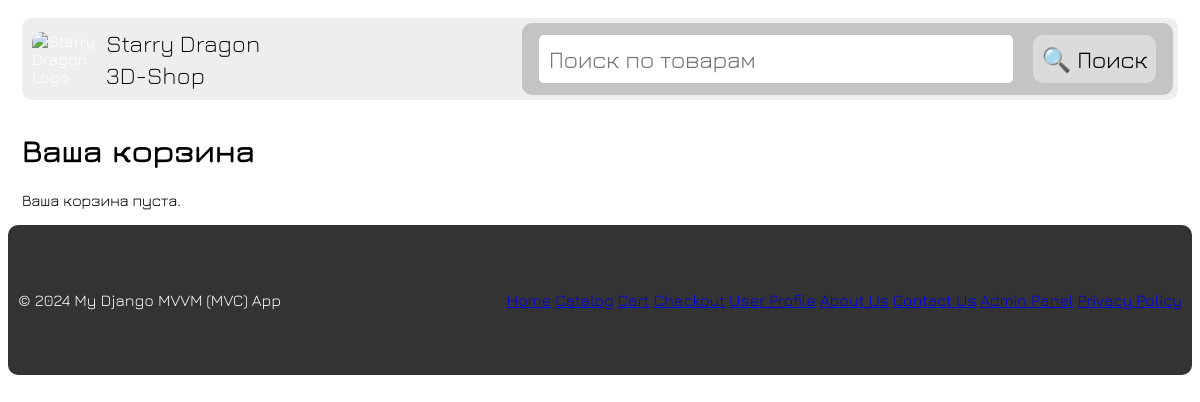
The app's page /card/, older data.
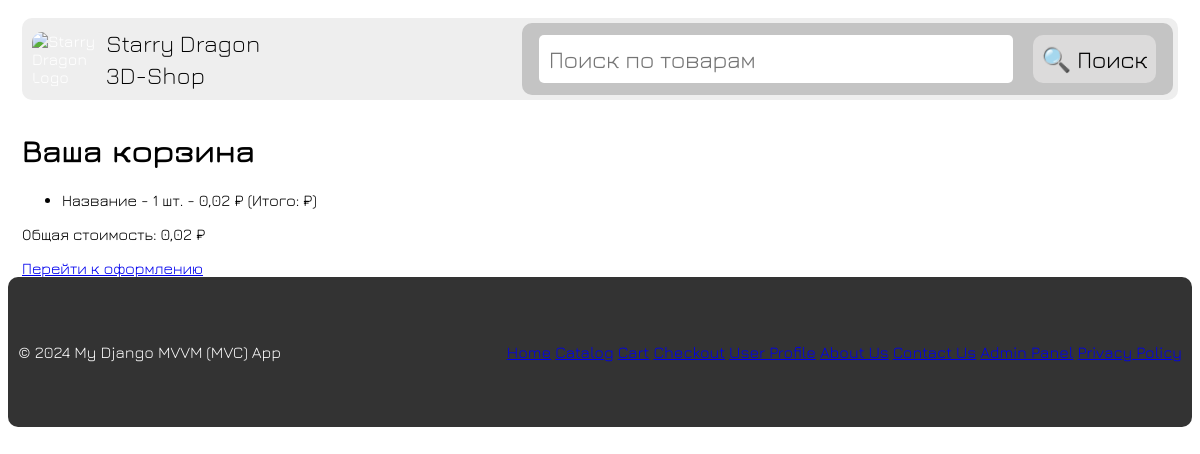
The same page, newer data.
### Shop3DModels/models.py (models this page shows, shortened)
class CartItem(models.Model):
    cart = models.ForeignKey(Cart, on_delete=models.CASCADE, verbose_name="Корзина", related_name="items")
    product = models.ForeignKey(Product, on_delete=models.CASCADE, verbose_name="Продукт")
    quantity = models.PositiveIntegerField(verbose_name="Количество", default=1)
    class Meta:
        verbose_name = "Элемент корзины"
        verbose_name_plural = "Элементы корзины"

class Product(models.Model):
    name = models.CharField(max_length=100, verbose_name="Название", blank=True)
    category = models.ForeignKey(Category, on_delete=models.CASCADE, verbose_name="Категория")
    tags = models.ManyToManyField(Tag, verbose_name="Теги", blank=True, related_name="products")
    price = models.DecimalField(verbose_name="Цена", max_digits=10, decimal_places=2)
    description = models.TextField(verbose_name="Описание", blank=True)
    dimensions = models.CharField(max_length=255, verbose_name="Размеры", blank=True)
    compatibility = models.CharField(max_length=255, verbose_name="Совместимость с принтерами", blank=True)
    materials = models.CharField(max_length=255, verbose_name="Материалы", blank=True)
    image = models.ImageField(upload_to="products/images", verbose_name="Изображение", blank=True, null=True)
    model_files = models.FileField(upload_to="products/models", verbose_name="Файлы модели (STL/OBJ и др.)", blank=True, null=True)
    rating = models.FloatField(verbose_name="Рейтинг", default=0)
    created_at = models.DateTimeField(auto_now_add=True, verbose_name="Дата добавления")
    updated_at = models.DateTimeField(auto_now=True, verbose_name="Дата обновления")
    is_active = models.BooleanField(default=True, verbose_name="Активен")
    class Meta:
        verbose_name = "Продукт"
        verbose_name_plural = "Продукты"

### Shop3DModels/views.py (the view)
# urls.py: path('card/', CartView.as_view(), name='card'),                                            # Корзина
class CartView(TemplateView):
    template_name = 'user_cart.html'
    def get(self, request, *args, **kwargs):
        self.cart = self.get_cart(request)
        self.items = self.cart.items.all()
        self.total_price = sum(item.product.price * item.quantity for item in self.items)
        return super().get(request, *args, **kwargs)
    def get_context_data(self, **kwargs):
        context = super().get_context_data(**kwargs)
        context['items'] = self.items
        context['total_price'] = self.total_price
        return context
    def get_cart(self, request):
        if request.user.is_authenticated:
            cart, _ = Cart.objects.get_or_create(user=request.user)
        else:
            session_key = request.session.session_key
            if not session_key:
                request.session.create()
            cart, _ = Cart.objects.get_or_create(session_key=request.session.session_key)
        return cart

### Shop3DModels/templates/user_cart.html (shortened to what this page needs)
{% extends 'base.html' %}
{% block content %}
<h1>Ваша корзина</h1>
{% if items %}
    <ul>
        {% for item in items %}
            <li>
                {{ item.product.name }} - {{ item.quantity }} шт. - {{ item.product.price }} ₽
                (Итого: {{ item.quantity|floatformat:2|add:item.product.price }} ₽)
            </li>
        {% endfor %}
    </ul>
    <p>Общая стоимость: {{ total_price }} ₽</p>
    <a href="{% url 'checkout' %}">Перейти к оформлению</a>
{% else %}
    <p>Ваша корзина пуста.</p>
{% endif %}
{% endblock %}

Row changes from the older to the newer data that the page shows:
added CartItem: product.name "Название", quantity "1", product.price "0,02"
Text that changed along with them:
{{ total_price }}: (not shown) → "0,02"
text no longer shown: "Ваша корзина пуста."
text now shown: "Общая стоимость: ₽ Перейти к оформлению"
